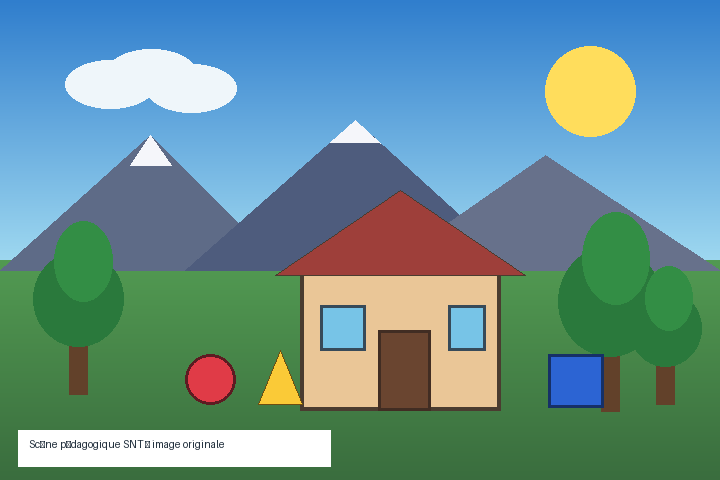
#> input picture seconde/snt/07-photographie-numerique/images/scene_demo_originale.png, 720 x 480 px; the run also reads 1 picture not shown here
$ python comparer_compression.py
#> lines starting #> are read from the running program, lines starting #| are printed output that depends on the picture
from __future__ import annotations

from pathlib import Path

from PIL import Image, ImageChops, ImageStat

DOSSIER = Path(__file__).resolve().parents[1]
ORIGINAL = DOSSIER / "images" / "scene_demo_originale.png"
JPEG_95 = DOSSIER / "images" / "scene_demo_qualite_95.jpg"
JPEG_30 = DOSSIER / "images" / "scene_demo_qualite_30.jpg"


def erreur_quadratique(
    reference: Image.Image,
    candidate: Image.Image,
) -> float:
    difference = ImageChops.difference(
        reference.convert("RGB"),
        candidate.convert("RGB"),
    )
    statistiques = ImageStat.Stat(difference)
    sommes = statistiques.sum2
    pixels = reference.width * reference.height * 3
    return sum(sommes) / pixels


def main() -> None:
    with Image.open(ORIGINAL) as reference:
#> reference is the input picture: PIL image 720x480 RGB; mean R, G, B 103.9, 144.9, 145.9
        for fichier in [JPEG_95, JPEG_30]:
            with Image.open(fichier) as candidate:
                print(fichier.name)
                print("  taille :", fichier.stat().st_size, "octets")
                print(
                    "  erreur quadratique moyenne :",
                    round(
                        erreur_quadratique(
                            reference,
                            candidate,
                        ),
                        2,
                    ),
                )
#> in erreur_quadratique, `difference = ImageChops.difference( reference.convert("RGB"), candidat..`:
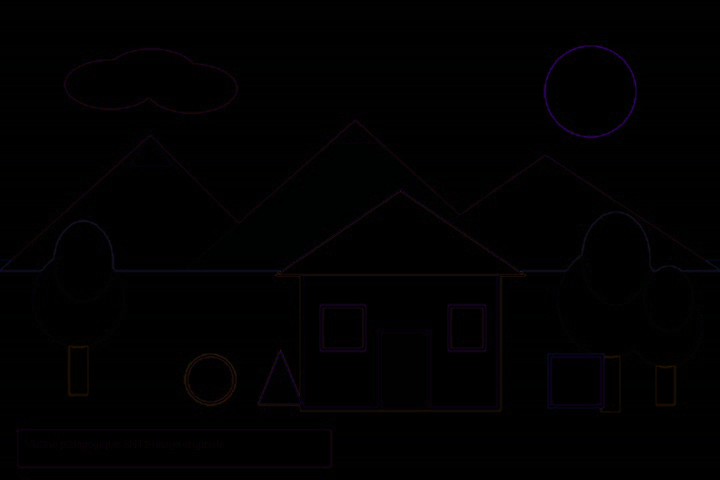
#> difference: PIL image 720x480 RGB; mean R, G, B 1.3, 0.7, 1.5
#> in erreur_quadratique, `sommes = statistiques.sum2`: sommes = [4219059, 999461, 6264713]
#|   erreur quadratique moyenne : 11.08
#> pass 2 of the loop in main, `for fichier in [JPEG_95, JPEG_30]:`:
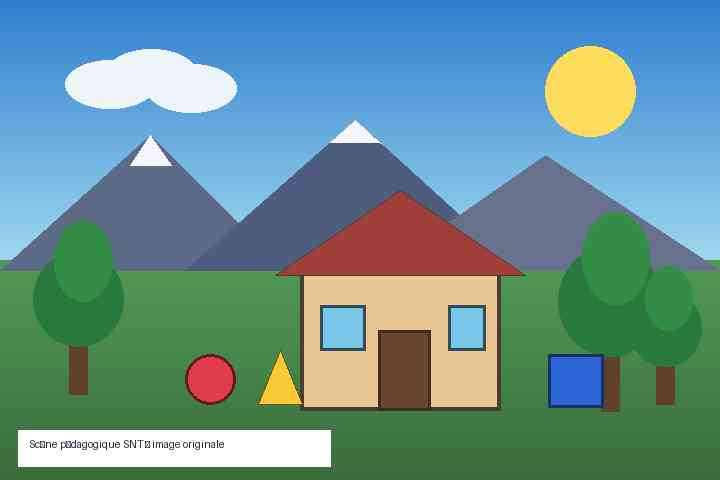
#> input picture seconde/snt/07-photographie-numerique/images/scene_demo_qualite_30.jpg, 720 x 480 px
#> in main, candidate is the input picture: PIL image 720x480 RGB; mean R, G, B 103.7, 144.5, 145.9
#> in erreur_quadratique (call 2), `difference = ImageChops.difference( reference.convert("RGB"), candidat..`:
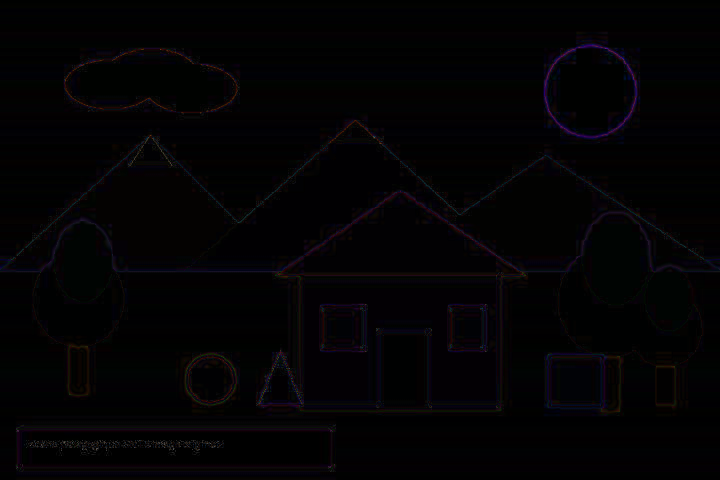
#> difference: PIL image 720x480 RGB; mean R, G, B 3.3, 2.3, 3.7
#> sommes = [15516662, 7421274, 18657120]
#|   erreur quadratique moyenne : 40.12


if __name__ == "__main__":
    main()
